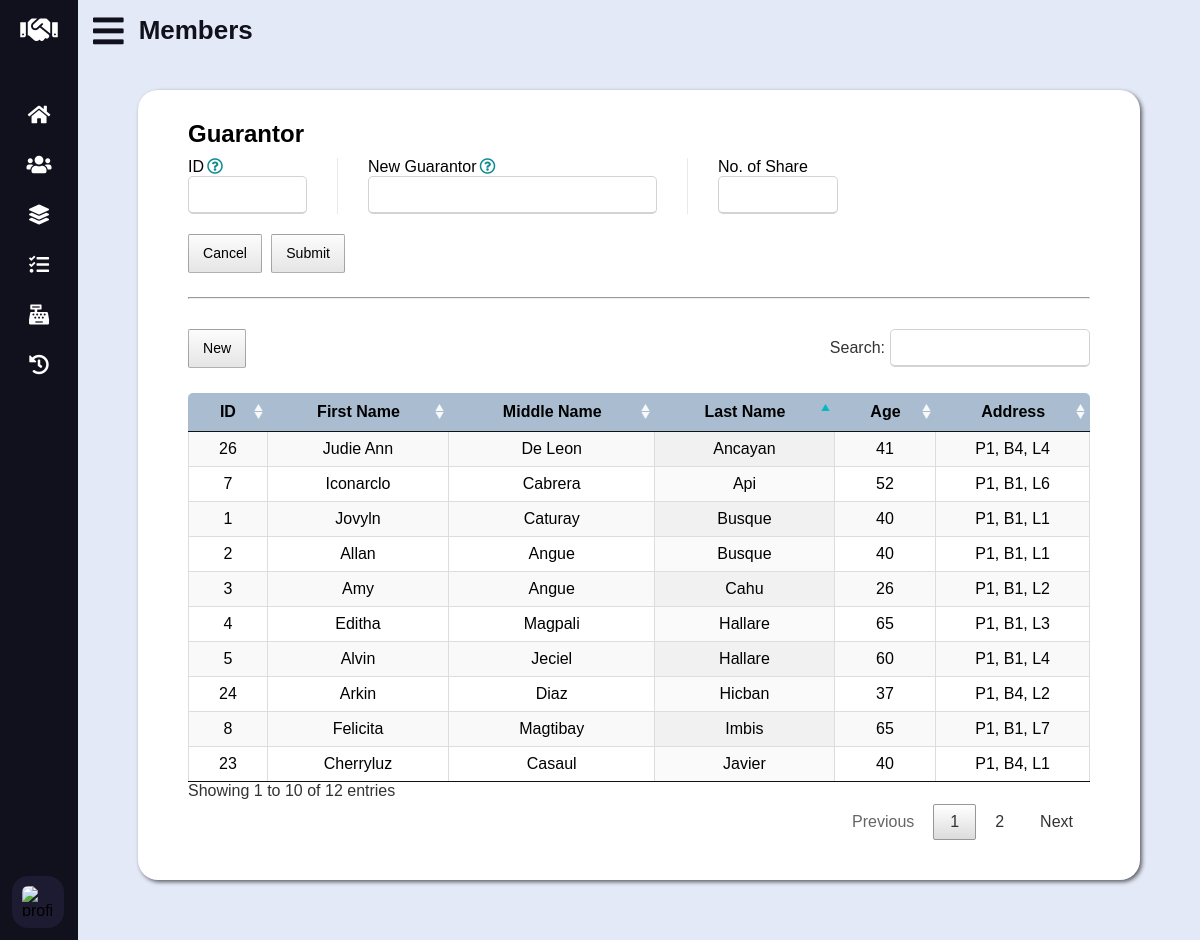
/add-guarantor.php (signed in), run on the app's committed database.
### tables this page shows
CREATE TABLE `data_subject` (
	`data_subject_id` INT UNSIGNED AUTO_INCREMENT PRIMARY KEY,
	`fname` VARCHAR(50) NOT NULL,
	`mname` VARCHAR(50) NOT NULL,
	`lname` VARCHAR(50) NOT NULL,
	`contact_no` CHAR(11) NOT NULL,
	`bday` DATE NOT NULL,
	`phase_block_lot` VARCHAR(20) NOT NULL
);

### lib/database-handler.php (called while the page is built, shortened)
<?php
class Database {
	private $host = DB_HOST;
	private $dbname = DB_NAME;
	private $charset = DB_CHARSET;
	private $user = DB_USER;
	private $password = DB_PASSWORD;
	private $dbh;
	private $stmt;
	public function __construct() {
		$dsn = "mysql:host=".$this->host.";charset=".$this->charset.";dbname=".$this->dbname;
		$options = array (
			PDO::ATTR_PERSISTENT => true,
			PDO::ATTR_ERRMODE => PDO::ERRMODE_EXCEPTION,
			PDO::ATTR_ORACLE_NULLS => PDO::NULL_NATURAL
		);
		try {
			$this->dbh = new PDO($dsn, $this->user, $this->password, $options);
		}
		catch (PDOException $e) {
			$this->error = $e->getMessage()." in ".$e->getFile()." on line ".$e->getLine();
			$this->terminate();
		}
	}
	public function query($query) {
		$this->stmt = $this->dbh->prepare($query);
	}
	public function bind($param, $value, $type = null) {
		if (is_null($type)) {
			switch (true) {
				default:
					$type = PDO::PARAM_STR;
			}
		}
		$this->stmt->bindValue($param, $value, $type);
	}
	public function execute($message = "", $redirect = "") {
		try {
			return $this->stmt->execute();
		}
		catch (PDOException $e) {
			$this->logFile = "../src/log.txt";
			$this->error = $e->getMessage()." in ".$e->getFile()." on line ".$e->getLine();
			$this->logError();
		}
		finally {
			if ($redirect !== "") {
				$this->confirmQuery($message, $redirect);
			}
		}
	}
	public function resultSet() {
		$this->execute();
		return $this->stmt->fetchAll(PDO::FETCH_OBJ);
	}
	public function resultSetOneColumn() {
		$this->execute();
		return $this->stmt->fetchAll(PDO::FETCH_COLUMN);
	}
	public function resultColumn() {
		$this->execute();
		return $this->stmt->fetchColumn();
	}
	public function __destruct() {
		$this->dbh = null;
	}
}

### models/Guarantor.php (called while the page is built, shortened)
<?php
class Guarantor {
	private $db;
	private $cycle;
	public function __construct() {
		$this->db = new Database();
		$cycle = new Cycle();
		$this->cycle = $cycle->getCycleId();
	}
	public function getNotCurrentGuarantors() {
		$this->db->query("
			SELECT
				*
			FROM
				`data_subject`
			WHERE
				`data_subject_id` NOT IN (
					SELECT
						`data_subject_id`
					FROM
						`data_subject`
					INNER JOIN `guarantor_cycle_map`
						ON `data_subject_id` = `guarantor_id`
					WHERE `cycle_id` = $this->cycle
				)
		");
		return $this->db->resultSet();
	}
}

### models/Cycle.php (called while the page is built, shortened)
<?php
class Cycle {
	private $db;
	public function __construct() {
		$this->db = new Database();
	}
	public function getCycleId() {
		if (isset($_SESSION["cycle"])) {
			$session_cycle = $_SESSION["cycle"];
			$periods = $this->getPeriods();
			if (in_array($session_cycle, $periods))
				return $session_cycle;
			else
				return $this->getLatestPeriod();
		}
	}
	public function getPeriods() {
		$this->db->query("SELECT `cycle_id` FROM `cycle`");
		return $this->db->resultSetOneColumn();
	}
}

### lib/conversion-util.php (called while the page is built, shortened)
<?php
class Converter {
	public function bdayToAge($bday) {
		$db = new Database();
		$db->query("CALL calculate_age(?, @age)");
		$db->bind(1, $bday);
		$db->execute();
		$db->query("SELECT @age");
		return $db->resultColumn();
	}
}

### add-guarantor.php (the view, shortened to what this page needs)
<?php
	require_once "lib/database-handler.php";
	require_once "lib/conversion-util.php";
	require_once "models/Cycle.php";
	require_once "models/Guarantor.php";
	$converter = new Converter();
	$guarantor = new Guarantor();
	$not_current_guarantors = $guarantor->getNotCurrentGuarantors();
?>
<!DOCTYPE html>
<html lang="en">
<head>
	<link rel="stylesheet" type="text/css" href="css/all.min.css" />
	<link rel="stylesheet" type="text/css" href="css/datatables.min.css" />
	<link rel="stylesheet" type="text/css" href="css/tingle.min.css" />
	<link rel="stylesheet" type="text/css" href="css/style.css" />
	<link rel="stylesheet" type="text/css" href="css/vertical-nav-bar.css" />
	<link rel="stylesheet" type="text/css" href="css/tables.css" />
	<link rel="stylesheet" type="text/css" href="css/forms.css" />
	<link rel="stylesheet" type="text/css" href="css/media-queries.css" />
</head>
<body>
	<main>
		<header>
			<i class="fas fa-bars"></i>
			<h2 class="text">Members</h2>
		</header>
		<section id="new-guarantor">
			<h3>Guarantor</h3>
			<form action="src/add-guarantor.php" method="post">
				<div class="flex-wrapper">
					<div class="flex-item short">
						<label for="data-subject-id">ID<i class="far fa-question-circle"></i></label>
						<input id="data-subject-id" type="number" name="data-subject-id" required readonly />
					</div>
					<div class="flex-item">
						<label for="name">New Guarantor<i class="far fa-question-circle"></i></label>
						<input id="name" type="text" required readonly />
					</div>
					<div class="flex-item short">
						<label for="">No. of Share</label>
						<input type="number" name="number-of-share" class="number-of-share" required min="1" max="5" />
					</div>
				</div>
				<footer>
					<button type="reset" class="dt-button">Cancel</button>
					<button type="submit" name="submit" class="dt-button">Submit</button>
				</footer>
			</form>
			<hr class="divider" />
			<table id="new-guarantor-tbl" class="display cell-border" width="100%">
				<thead>
					<tr>
						<th>ID</th>
						<th>First Name</th>
						<th>Middle Name</th>
						<th>Last Name</th>
						<th>Age</th>
						<th>Address</th>
					</tr>
				</thead>
				<tbody>
					<?php foreach ($not_current_guarantors as $ncg): ?>
					<tr>
						<td><?php echo $ncg->data_subject_id; ?></td>
						<td><?php echo $ncg->fname; ?></td>
						<td><?php echo $ncg->mname; ?></td>
						<td><?php echo $ncg->lname; ?></td>
						<td><?php echo $converter->bdayToAge($ncg->bday); ?></td>
						<td><?php echo $ncg->phase_block_lot; ?></td>
					</tr>
					<?php endforeach; ?>
				</tbody>
			</table>
		</section>
	</main>
</body>
</html>

### css/style.css (style rules this page uses)
:root { --athens-gray: #e8e9eb; --azureish-white: #dae8f5; --blue-chill: #0d8b90; --botticelli: #d4e1ee; --chambray: #345f90; --cyan: #03b8c0; --dark-purple: #1d1b31; --eden: #0d3b4c; --light-gray: #d3d3d3; --light-steel-blue: #a9bcd0; --link-water: #e4e9f7; --persian-red: #d33333; --roman-silver: #787e87; --silver-sand: #c5c6c8; --xiketic: #11101d; }
* { box-sizing: border-box; font-family: "Poppins", sans-serif; margin: 0; padding: 0; }
html, body { height: 100%; }
main { background: var(--link-water); left: 280px; min-height: 100vh; padding-bottom: 30px; position: relative; transition: all 0.5s ease; width: calc(100% - 280px); }
main header { align-items: center; color: var(--xiketic); display: flex; font-size: 35px; height: 60px; overflow: hidden; }
main header .fa-bars { cursor: pointer; margin: 0 15px; }
h2 { font-size: 26px; font-weight: 600; }
h3 { font-size: 24px; margin: 10px 0; }
section { background-color: #fff; border-radius: 20px; box-shadow: 2px 2px 4px rgba(0, 0, 0, 0.6); margin: 30px 60px; padding: 20px 50px 40px 50px; }
hr { margin-bottom: 15px; }
.divider { margin: 20px 0 30px 0; }

### css/vertical-nav-bar.css (style rules this page uses)
nav { background: var(--xiketic); height: 100%; left: 0; position: fixed; top: 0; transition: all 0.5s ease; width: 280px; z-index: 100; }
nav.closed { width: 78px; }
nav h1 { align-items: center; display: flex; height: 60px; width: 100%; }
nav h1 .fa-handshake { color: #fff; font-size: 30px; height: 50px; line-height: 50px; min-width: 78px; text-align: center; }
nav .nav-links { height: 100%; overflow: auto; padding: 30px 0 150px 0; }
nav.closed .nav-links { overflow: visible; }
nav .nav-links li { list-style: none; position: relative; transition: all 0.4s ease; }
nav .nav-links li .parent-menu { align-items: center; display: flex; justify-content: space-between; }
nav.closed .nav-links li .parent-menu { display: block }
nav .nav-links li i { color: #fff; cursor: pointer; font-size: 20px; height: 50px; line-height: 50px; min-width: 78px; text-align: center; transition: all 0.3s ease; }
nav .nav-links li a { align-items: center; display: flex; text-decoration: none; }
nav .profile-details { align-items: center; background: var(--dark-purple); bottom: 0; display: flex; justify-content: flex-start; padding: 12px 0; position: fixed; transition: all 0.5s ease; width: 280px; }
nav.closed .profile-details { background: none; }
nav.closed .profile-details { width: 78px; }
nav .profile-details .profile-content { align-items: center; display: flex; }
nav .profile-details img { background: var(--dark-purple); border-radius: 16px; height: 52px; margin: 0 14px 0 12px; object-fit: cover; transition: all 0.5s ease; width: 52px; }
nav.closed .profile-details img { padding: 10px; }
nav.closed ~ main { left: 78px; width: calc(100% - 78px); }

### css/tables.css (style rules this page uses)
table { padding-top: 20px; text-align: center; }
table thead th { background-color: var(--light-steel-blue); font-family: "Poppins Regular", sans-serif; }
table thead th:first-child { border-radius: 5px 0 0 0; }
table thead th:last-child { border-radius: 0 5px 0 0; }
.fas, .far, #new-guarantor table tr:hover { cursor: pointer; }

### css/forms.css (style rules this page uses)
input:disabled, input:read-only, .readonly { color: #434343; }
form label { display: block; white-space: nowrap; }
input { border-radius: 5px; border: 1px solid var(--light-gray); border-bottom-width: 2px; font-size: 17px; height: 38px; outline: none; padding: 0 15px; transition: all 0.3s ease; width: 100%; }
.short { width: 50%; }
footer { margin-top: 20px; }
form .flex-wrapper { display: flex; }
form .flex-wrapper .flex-item { padding: 0 30px; }
form .flex-wrapper .flex-item:not(.short) { flex-basis: 350px; max-width: 350px; }
form .flex-wrapper .short { flex-basis: 180px; }
form .flex-wrapper .flex-item:first-child { flex-basis: 150px; padding-left: 0; }
form .flex-wrapper .flex-item:not(:last-child) { border-right: 1px solid var(--athens-gray); }
.fa-question-circle { color: var(--blue-chill); display: inline-block; margin-left: 3px; }

### data on the page
data_subject: data_subject_id "1", fname "Jovyln", mname "Caturay", lname "Busque", bday "40", phase_block_lot "P1, B1, L1"
data_subject: data_subject_id "2", fname "Allan", mname "Angue", lname "Busque", bday "40", phase_block_lot "P1, B1, L1"
data_subject: data_subject_id "3", fname "Amy", mname "Angue", lname "Cahu", bday "26", phase_block_lot "P1, B1, L2"
data_subject: data_subject_id "4", fname "Editha", mname "Magpali", lname "Hallare", bday "65", phase_block_lot "P1, B1, L3"
data_subject: data_subject_id "5", fname "Alvin", mname "Jeciel", lname "Hallare", bday "60", phase_block_lot "P1, B1, L4"
data_subject: data_subject_id "7", fname "Iconarclo", mname "Cabrera", lname "Api", bday "52", phase_block_lot "P1, B1, L6"
data_subject: data_subject_id "8", fname "Felicita", mname "Magtibay", lname "Imbis", bday "65", phase_block_lot "P1, B1, L7"
data_subject: data_subject_id "23", fname "Cherryluz", mname "Casaul", lname "Javier", bday "40", phase_block_lot "P1, B4, L1"
data_subject: data_subject_id "24", fname "Arkin", mname "Diaz", lname "Hicban", bday "37", phase_block_lot "P1, B4, L2"
data_subject: data_subject_id "26", fname "Judie Ann", mname "De Leon", lname "Ancayan", bday "41", phase_block_lot "P1, B4, L4"
